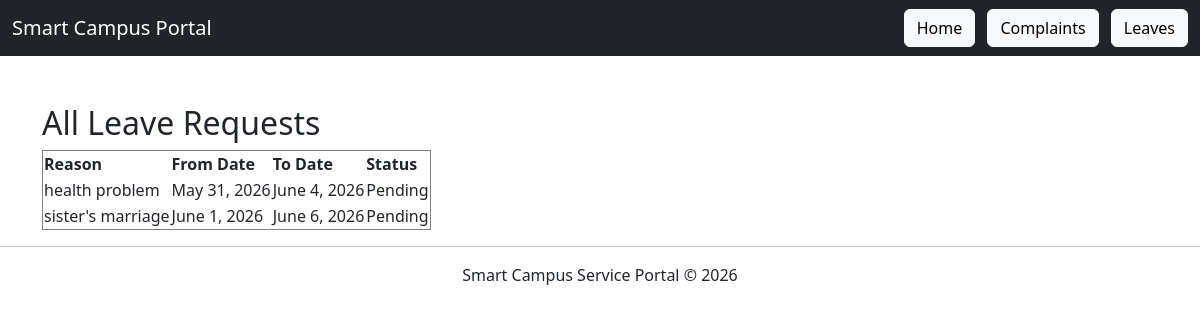
/leave/view/, run on the app's committed database.
### leaves/models.py (models this page shows, shortened)
class LeaveRequest(models.Model):
    STATUS_CHOICES = [
        ('Pending', 'Pending'),
        ('Approved', 'Approved'),
        ('Rejected', 'Rejected'),
    ]
    reason = models.TextField()
    from_date = models.DateField()
    to_date = models.DateField()
    status = models.CharField(
        max_length=20,
        choices=STATUS_CHOICES,
        default='Pending'
    )

### leaves/views.py (the view)
# urls.py: path('view/', view_leaves, name='view_leaves'),
def view_leaves(request):
    leaves = LeaveRequest.objects.all()
    return render(request, 'view_leaves.html', {'leaves': leaves})

### leaves/templates/view_leaves.html (shortened to what this page needs)
<!DOCTYPE html>
<html>
<head>
    <link href="https://cdn.jsdelivr.net/npm/bootstrap@5.3.3/dist/css/bootstrap.min.css" rel="stylesheet">
</head>
<body>
    <nav class="navbar navbar-expand-lg navbar-dark bg-dark">
    <div class="container-fluid">
        <a class="navbar-brand" href="/">
            Smart Campus Portal
        </a>
        <div>
            <a href="/" class="btn btn-light me-2">Home</a>
            <a href="/complaint/view/" class="btn btn-light me-2">Complaints</a>
            <a href="/leave/view/" class="btn btn-light">Leaves</a>
        </div>
    </div>
</nav>
<div class="container mt-5">
<h2>All Leave Requests</h2>
<table border="1">
    <tr>
        <th>Reason</th>
        <th>From Date</th>
        <th>To Date</th>
        <th>Status</th>
    </tr>
    {% for leave in leaves %}
    <tr>
        <td>{{ leave.reason }}</td>
        <td>{{ leave.from_date }}</td>
        <td>{{ leave.to_date }}</td>
        <td>{{ leave.status }}</td>
    </tr>
    {% endfor %}
</table>
</div>
<hr>
<footer class="text-center">
    <p>Smart Campus Service Portal © 2026</p>
</footer>
</body>
</html>

### data on the page
LeaveRequest: reason "health problem", from_date "May 31, 2026", to_date "June 4, 2026", status "Pending"
LeaveRequest: reason "sister's marriage", from_date "June 1, 2026", to_date "June 6, 2026", status "Pending"
